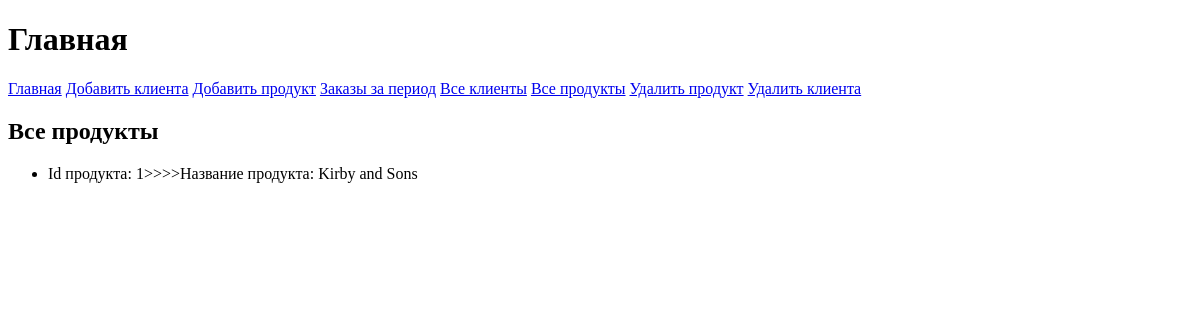
The app's page /get_all_products/, older data.
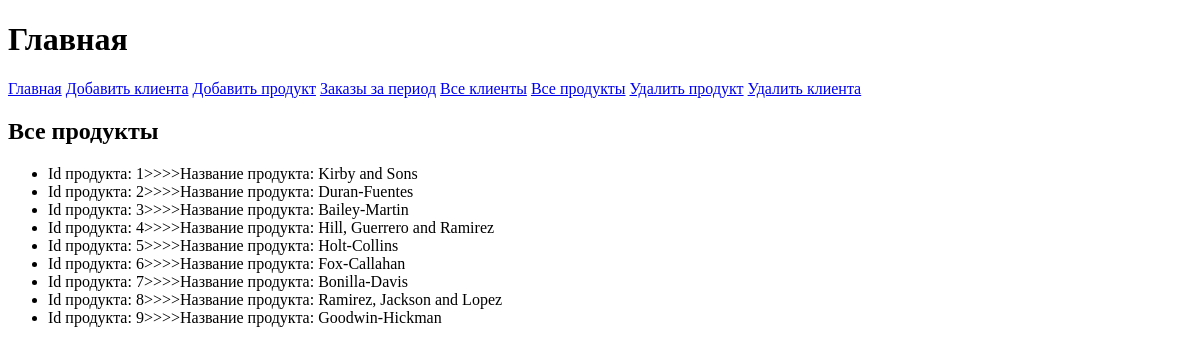
The same page, newer data.
### shopapp/models.py (models this page shows, shortened)
class Product(models.Model):
    name = models.CharField(max_length=100)
    description = models.CharField(max_length=100)
    price = models.IntegerField()
    quantity = models.IntegerField()
    date = models.DateField(auto_now_add=True)
    image = models.ImageField(null=True, blank=True)

### shopapp/views.py (the view)
# urls.py: path('get_all_products/', views.get_all_products, name='get_all_products'),
def get_all_products(request):
    products = Product.objects.all()
    context = {'title': 'Все продукты', 'products': products}
    return render(request, 'shopapp/all_products.html', context)

### shopapp/templates/shopapp/all_products.html (shortened to what this page needs)
{% extends 'shopapp/base.html' %}
{% block content %}
    <h2>{{ title }}</h2>
    <ul>
        {% for product in products %}
            <li> Id продукта: {{ product.id }}>>>>Название продукта: {{ product.name }}</li>
        {% endfor %}
    </ul>
{% endblock %}

Row changes from the older to the newer data that the page shows:
added Product: id "2", name "Duran-Fuentes"
added Product: id "3", name "Bailey-Martin"
added Product: id "4", name "Hill, Guerrero and Ramirez"
added Product: id "5", name "Holt-Collins"
added Product: id "6", name "Fox-Callahan"
added Product: id "7", name "Bonilla-Davis"
added Product: id "8", name "Ramirez, Jackson and Lopez"
added Product: id "9", name "Goodwin-Hickman"
